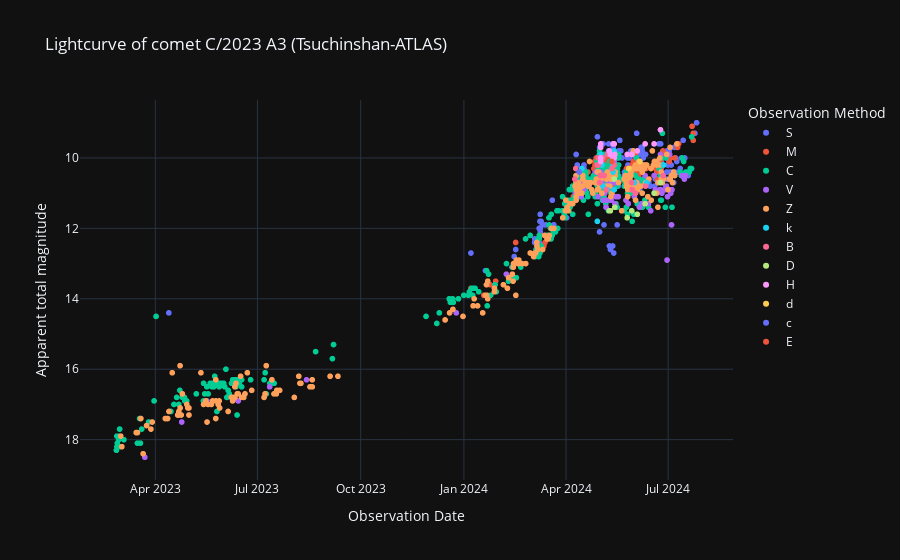

Notebook source saved alongside this figure:
### Code cell
# Gráfica del los datos
labels = {'obs_date':'Observation Date','magnitude':'Apparent total magnitude', 'obs_method_key' : 'Observation Method'}
fig = px.scatter(curva_de_luz_df, x='obs_date', y='magnitude', color='obs_method_key', template= 'plotly_dark', labels= labels, title='Lightcurve of comet C/2023 A3 (Tsuchinshan-ATLAS)')
fig.update_yaxes(autorange="reversed")
fig.show()

### Figure 1 — Plotly figure (JSON) as saved in the notebook; plotly's stock layout.template omitted (floating-point values rounded to 4 significant figures; data arrays with more than 128 entries replaced by an {"elided": "..."} marker saying what was removed)
{"data": [{"hovertemplate": "Observation Method=S<br>Observation Date=%{x}<br>Apparent total magnitude=%{y}<extra></extra>", "legendgroup": "S", "marker": {"color": "#636efa", "symbol": "circle"}, "mode": "markers", "name": "S", "showlegend": true, "type": "scattergl", "x": {"elided": "185 str values"}, "xaxis": "x", "y": {"elided": "185 float values"}, "yaxis": "y"}, {"hovertemplate": "Observation Method=M<br>Observation Date=%{x}<br>Apparent total magnitude=%{y}<extra></extra>", "legendgroup": "M", "marker": {"color": "#EF553B", "symbol": "circle"}, "mode": "markers", "name": "M", "showlegend": true, "type": "scattergl", "x": {"elided": "163 str values"}, "xaxis": "x", "y": {"elided": "163 float values"}, "yaxis": "y"}, {"hovertemplate": "Observation Method=C<br>Observation Date=%{x}<br>Apparent total magnitude=%{y}<extra></extra>", "legendgroup": "C", "marker": {"color": "#00cc96", "symbol": "circle"}, "mode": "markers", "name": "C", "showlegend": true, "type": "scattergl", "x": {"elided": "323 str values"}, "xaxis": "x", "y": {"elided": "323 float values"}, "yaxis": "y"}, {"hovertemplate": "Observation Method=V<br>Observation Date=%{x}<br>Apparent total magnitude=%{y}<extra></extra>", "legendgroup": "V", "marker": {"color": "#ab63fa", "symbol": "circle"}, "mode": "markers", "name": "V", "showlegend": true, "type": "scattergl", "x": ["2024-07-16T11:16:00", "2024-07-15T11:16:00", "2024-07-13T11:16:00", "2024-07-04T11:02:24", "2024-07-04T00:39:00", "2024-07-03T11:02:24", "2024-07-02T11:02:24", "2024-07-02T04:33:35", "2024-06-30T11:02:24", "2024-06-30T00:33:00", "2024-06-29T11:02:24", "2024-06-28T11:02:24", "2024-06-26T22:04:48", "2024-06-25T11:31:12", "2024-06-24T11:02:24", "2024-06-24T05:02:24", "2024-06-23T11:16:47", "2024-06-20T11:02:24", "2024-06-19T11:16:47", "2024-06-18T11:45:00", "2024-06-15T11:31:12", "2024-06-13T11:02:24", "2024-06-10T12:00:00", "2024-06-07T11:45:36", "2024-06-05T11:02:24", "2024-06-03T12:00:00", "2024-05-31T22:33:36", "2024-05-29T13:12:00", "2024-05-26T11:45:35", "2024-05-25T12:00:00", "2024-05-24T11:02:24", "2024-05-17T13:40:48", "2024-05-16T13:12:00", "2024-05-16T11:45:35", "2024-05-15T12:57:35", "2024-05-14T12:00:00", "2024-05-14T11:31:12", "2024-05-13T21:04:00", "2024-05-12T21:29:00", "2024-05-11T11:02:24", "2024-05-10T20:20:00", "2024-05-10T12:00:00", "2024-05-09T12:28:47", "2024-05-07T15:07:11", "2024-05-06T15:36:00", "2024-05-05T15:36:00", "2024-05-04T14:09:35", "2024-05-03T12:28:48", "2024-05-03T11:45:36", "2024-05-02T23:16:48", "2024-05-01T20:44:00", "2024-04-29T12:43:12", "2024-04-27T14:24:00", "2024-04-21T16:47:59", "2024-04-20T16:47:00", "2024-04-17T16:47:59", "2024-04-16T17:02:24", "2024-04-15T17:02:24", "2024-04-15T03:07:12", "2024-04-14T17:02:24", "2024-04-13T17:02:24", "2024-04-13T14:52:47", "2024-04-09T07:55:12", "2024-02-07T19:40:48", "2023-12-25T05:16:47", "2023-08-13T18:28:47", "2023-07-11T22:04:48", "2023-07-07T20:23:59", "2023-06-13T21:21:36", "2023-05-16T23:16:00", "2023-04-24T12:28:00", "2023-04-20T22:25:00", "2023-03-22T16:04:00"], "xaxis": "x", "y": [10.5, 10.6, 10.5, 10.9, 11.9, 11, 10.9, 9.9, 11.1, 12.9, 10.8, 10.9, 10.6, 11, 10.9, 9.9, 10.9, 11, 10.9, 10.5, 11.5, 11.3, 10.5, 11.3, 11.4, 10.7, 11.1, 10.7, 11.3, 10.8, 11.2, 11.1, 11.1, 10.7, 11.1, 10.7, 11.3, 10.1, 10.5, 11.2, 10.7, 10.8, 10.7, 11.2, 11.4, 11, 11.2, 10.5, 10.6, 10.7, 10.4, 11.1, 10.4, 10.8, 10.8, 10.8, 10.9, 10.8, 10.8, 11.1, 11, 10.7, 11, 13.3, 14.4, 16.3, 16.5, 16.7, 16.9, 16.9, 17.5, 17.3, 18.5], "yaxis": "y"}, {"hovertemplate": "Observation Method=Z<br>Observation Date=%{x}<br>Apparent total magnitude=%{y}<extra></extra>", "legendgroup": "Z", "marker": {"color": "#FFA15A", "symbol": "circle"}, "mode": "markers", "name": "Z", "showlegend": true, "type": "scattergl", "x": {"elided": "278 str values"}, "xaxis": "x", "y": {"elided": "278 float values"}, "yaxis": "y"}, {"hovertemplate": "Observation Method=k<br>Observation Date=%{x}<br>Apparent total magnitude=%{y}<extra></extra>", "legendgroup": "k", "marker": {"color": "#19d3f3", "symbol": "circle"}, "mode": "markers", "name": "k", "showlegend": true, "type": "scattergl", "x": ["2024-06-26T22:04:48", "2024-06-11T21:36:00", "2024-06-10T21:36:00", "2024-05-31T22:33:36", "2024-05-13T22:04:48", "2024-05-13T21:20:00", "2024-05-13T21:15:00", "2024-05-12T22:25:00", "2024-05-12T22:20:00", "2024-05-12T21:49:00", "2024-05-12T21:44:00", "2024-05-07T21:07:11", "2024-05-03T21:35:59", "2024-05-02T23:02:24", "2024-05-01T21:20:00", "2024-05-01T21:13:00", "2024-04-28T21:50:24", "2024-04-15T03:07:12"], "xaxis": "x", "y": [10.2, 10.7, 10.8, 10.7, 10.9, 9.6, 9.8, 10, 10.2, 10.2, 10.4, 10.9, 10.8, 10.2, 9.9, 10.1, 11.8, 10.3], "yaxis": "y"}, {"hovertemplate": "Observation Method=B<br>Observation Date=%{x}<br>Apparent total magnitude=%{y}<extra></extra>", "legendgroup": "B", "marker": {"color": "#FF6692", "symbol": "circle"}, "mode": "markers", "name": "B", "showlegend": true, "type": "scattergl", "x": ["2024-06-26T11:31:00", "2024-06-10T22:33:35", "2024-06-01T22:33:36", "2024-05-29T22:19:11", "2024-05-29T11:16:47", "2024-05-13T20:50:00", "2024-05-11T21:40:00", "2024-05-07T20:15:00", "2024-05-06T22:48:00", "2024-05-04T22:08:00", "2024-05-03T14:38:23", "2024-05-01T12:50:00", "2024-04-30T23:45:35", "2024-04-30T22:19:11", "2024-04-29T21:15:00", "2024-04-29T21:00:00", "2024-04-28T21:00:00", "2024-04-09T16:47:59", "2024-04-08T21:36:00"], "xaxis": "x", "y": [10.5, 10.8, 11, 10.9, 10.7, 10.2, 10.3, 9.9, 10.9, 10.5, 10, 10.5, 10.7, 10.7, 10.2, 10, 10.2, 10.3, 10.6], "yaxis": "y"}, {"hovertemplate": "Observation Method=D<br>Observation Date=%{x}<br>Apparent total magnitude=%{y}<extra></extra>", "legendgroup": "D", "marker": {"color": "#B6E880", "symbol": "circle"}, "mode": "markers", "name": "D", "showlegend": true, "type": "scattergl", "x": ["2024-06-24T05:02:24", "2024-06-18T11:45:00", "2024-06-10T12:00:00", "2024-06-03T12:00:00", "2024-05-29T12:57:35", "2024-05-25T12:00:00", "2024-05-14T12:00:00", "2024-05-13T21:53:00", "2024-05-10T12:00:00", "2024-05-09T12:28:47"], "xaxis": "x", "y": [10.7, 11, 11.3, 11.6, 11.5, 11.7, 11.4, 10.6, 11.5, 11.5], "yaxis": "y"}, {"hovertemplate": "Observation Method=H<br>Observation Date=%{x}<br>Apparent total magnitude=%{y}<extra></extra>", "legendgroup": "H", "marker": {"color": "#FF97FF", "symbol": "circle"}, "mode": "markers", "name": "H", "showlegend": true, "type": "scattergl", "x": ["2024-06-24T05:02:24", "2024-06-18T11:45:00", "2024-06-10T12:00:00", "2024-06-03T11:45:36", "2024-05-29T13:12:00", "2024-05-25T12:00:00", "2024-05-14T12:14:23", "2024-05-13T21:30:00", "2024-05-13T21:26:00", "2024-05-12T22:06:00", "2024-05-12T22:01:00", "2024-05-10T12:00:00", "2024-05-09T12:28:47", "2024-05-01T22:27:00", "2024-05-01T22:22:00", "2024-05-01T21:43:00", "2024-05-01T21:38:00"], "xaxis": "x", "y": [9.2, 9.6, 9.6, 9.8, 9.9, 9.9, 9.9, 9.6, 10, 9.6, 10, 9.9, 9.8, 9.6, 10, 9.7, 10.1], "yaxis": "y"}, {"hovertemplate": "Observation Method=d<br>Observation Date=%{x}<br>Apparent total magnitude=%{y}<extra></extra>", "legendgroup": "d", "marker": {"color": "#FECB52", "symbol": "circle"}, "mode": "markers", "name": "d", "showlegend": true, "type": "scattergl", "x": ["2024-06-05T20:54:00", "2024-05-26T20:47:00"], "xaxis": "x", "y": [10.1, 10.3], "yaxis": "y"}, {"hovertemplate": "Observation Method=c<br>Observation Date=%{x}<br>Apparent total magnitude=%{y}<extra></extra>", "legendgroup": "c", "marker": {"color": "#636efa", "symbol": "circle"}, "mode": "markers", "name": "c", "showlegend": true, "type": "scattergl", "x": ["2024-05-16T14:00:00", "2024-05-13T13:00:00", "2024-05-12T14:00:00", "2024-05-10T15:15:00", "2024-05-09T16:30:00", "2024-05-04T20:42:00", "2024-04-30T21:03:00", "2024-04-12T19:55:00"], "xaxis": "x", "y": [11.9, 12.7, 12.5, 12.6, 12.5, 11.9, 12.1, 10.4], "yaxis": "y"}, {"hovertemplate": "Observation Method=E<br>Observation Date=%{x}<br>Apparent total magnitude=%{y}<extra></extra>", "legendgroup": "E", "marker": {"color": "#EF553B", "symbol": "circle"}, "mode": "markers", "name": "E", "showlegend": true, "type": "scattergl", "x": ["2024-05-11T20:30:00"], "xaxis": "x", "y": [10.1], "yaxis": "y"}], "layout": {"legend": {"title": {"text": "Observation Method"}, "tracegroupgap": 0}, "title": {"text": "Lightcurve of comet C/2023 A3 (Tsuchinshan-ATLAS)"}, "xaxis": {"anchor": "y", "domain": [0, 1], "title": {"text": "Observation Date"}}, "yaxis": {"anchor": "x", "autorange": "reversed", "domain": [0, 1], "title": {"text": "Apparent total magnitude"}}}}
